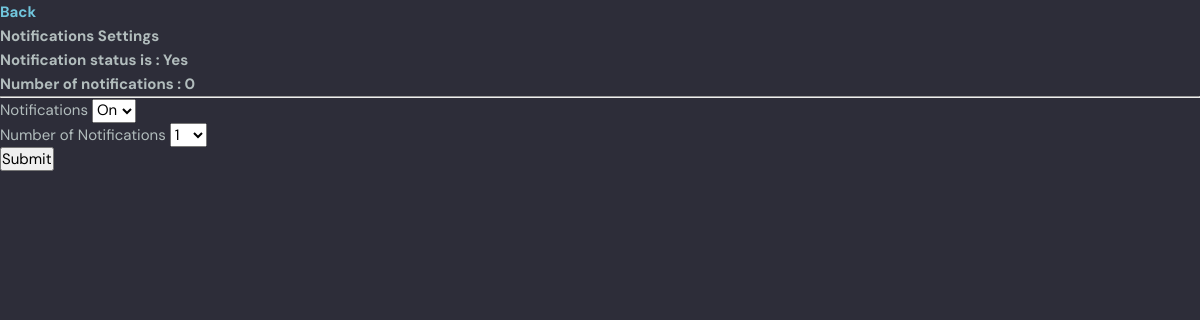
The app's page /notifications_settings/1, older data.
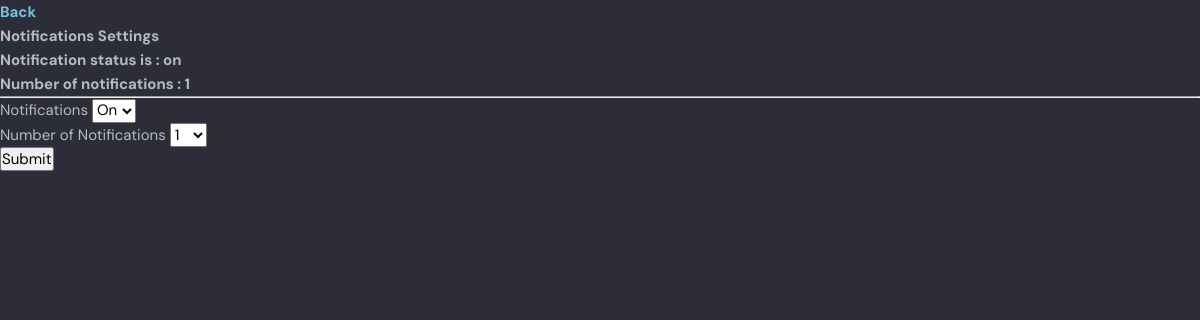
The same page, newer data.
### base/models.py (models this page shows, shortened)
class NotificationSettings(models.Model):
    organization = models.OneToOneField(RegisteredOrg, on_delete=models.CASCADE)
    notification_status = models.TextField(null=True, blank=True, default='On')
    no_of_notifications = models.IntegerField(default=1)

### base/views_admin.py (the view)
# urls.py: path('notifications_settings/<str:pk>', views_admin.notifications_settings, name='notifications_settings'),
def notifications_settings(request, pk):
  page = 'notifications_settings'
  organization = RegisteredOrg.objects.get(id=pk)
  not_org = NotificationSettings.objects.get(organization=organization)
  notification_range = list(range(1,11))
  if request.method == "POST":
    not_org.notification_status = request.POST.get('notification_status')
    not_org.no_of_notifications = request.POST.get('num_of_notifications')
    not_org.save()
  context = {'page':page, 'organization':organization,'not_org':not_org, 'notification_range':notification_range }
  return render(request, 'base/site_basics.html', context)

### base/templates/base/site_basics.html (shortened to what this page needs)
{% extends 'index.html' %} {% block content %} {% if page == 'appreciation_page' %}
<div class="appreciation_page">
    <h1>Appreciation Page</h1>
    <p>Thank You for giving us your feedback on our services. We hope to make our organization a better place through your feedback.</p>
</div>
{% elif page == 'notifications_settings' %}
<div>
    <h1><a href="{% url 'org_settings' organization.id %}">Back</a></h1>
    <h1>Notifications Settings</h1>
    <div>
        <h2>Notification status is : {{not_org.notification_status}}</h2>
        <h2>Number of notifications : {{not_org.no_of_notifications}}</h2>
    </div>
    <hr>
    <form action="" method="POST">
        <label for="notification_status">Notifications</label>
        <select name="notification_status" id="">
            <option value="on">On</option>
        </select>
        <br>
        <label>Number of Notifications</label>
        <select name="num_of_notifications" required>
            {% for i in notification_range %}
                <option value="{{ i }}">{{ i }}</option>
            {% endfor %}
        </select>
        <br>
        <button>Submit</button>
    </form>
</div>
{% endif %} {% endblock %}

### templates/index.html (shortened to what this page needs)
<!DOCTYPE html> {% load static %}
<html lang="en">
<head>
    <link rel="stylesheet" href="{% static 'css/styless.css' %}">
    <link rel="stylesheet" href="{% static 'css/style.css' %}">
    <link rel="stylesheet" href="{% static 'css/bootstrap-icons.css' %}">
    <link rel="stylesheet" href="{% static 'css/template2.css' %}">
</head>
<body>
    {% block content %}{% endblock %}
</body>
</html>

### static/css/style.css (style rules this page uses)
:root { --color-main: #71c6dd; --color-main-light: #e1f6fb; --color-dark: #3f4156; --color-dark-medium: #51546e; --color-dark-light: #696d97; --color-light: #e5e5e5; --color-gray: #8b8b8b; --color-light-gray: #b2bdbd; --color-bg: #2d2d39; --color-success: #5dd693; --color-error: #fc4b0b; }
* { font-family: "DM Sans", -apple-system, BlinkMacSystemFont, "Segoe UI", Roboto, Oxygen, Ubuntu, Cantarell, "Open Sans", "Helvetica Neue", sans-serif; margin: 0; padding: 0; box-sizing: border-box; text-rendering: optimizeLegibility; font-size: inherit; }
html { font-size: 56.25%; }
@media only screen and (min-width: 1200px) { html { font-size: 62.5%; } }
body { line-height: 1.6; font-weight: 400; font-size: 1.5rem; color: var(--color-light-gray); background-color: var(--color-bg); min-height: 100vh; }
a { display: inline-block; color: var(--color-main); text-decoration: none; }

### static/css/template2.css (style rules this page uses)
:root { --site-footer-bg-color: #44525d; --custom-btn-bg-color: #597081; --custom-btn-bg-hover-color: #5bc1ac; --secondary-color: #5a6f80; --white-color: #ffffff; --primary-color: #5bc1ac; --section-bg-color: #f0f8ff; --custom-btn-bg-color: #597081; --custom-btn-bg-hover-color: #5bc1ac; }

Row changes from the older to the newer data that the page shows:
changed NotificationSettings: notification_status "Yes" → "on"; no_of_notifications "0" → "1"
